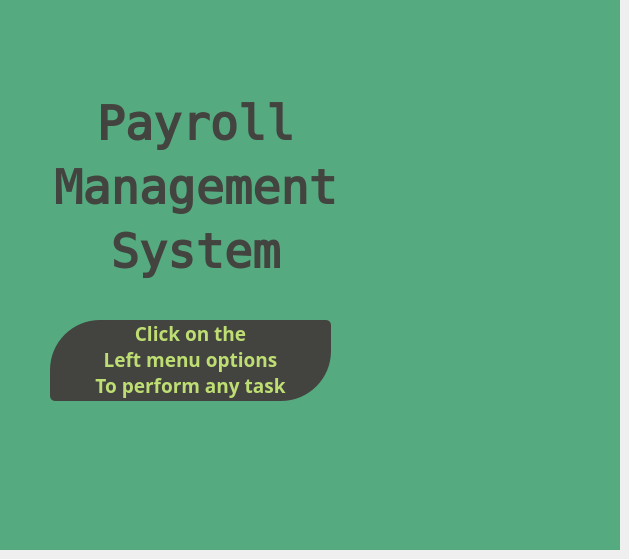
     <widget class="QWidget" name="frontPage_widget">
      <widget class="QFrame" name="frontPage_frame">
       <property name="geometry">
        <rect>
         <x>0</x>
         <y>0</y>
         <width>620</width>
         <height>550</height>
        </rect>
       </property>
       <property name="styleSheet">
        <string notr="true">background-color: rgb(85, 170, 127);</string>
       </property>
       <property name="frameShape">
        <enum>QFrame::StyledPanel</enum>
       </property>
       <property name="frameShadow">
        <enum>QFrame::Raised</enum>
       </property>
       <widget class="QLabel" name="frontPage_label">
        <property name="geometry">
         <rect>
          <x>0</x>
          <y>0</y>
          <width>620</width>
          <height>550</height>
         </rect>
        </property>
        <property name="styleSheet">
         <string notr="true"/>
        </property>
        <property name="text">
         <string/>
        </property>
        <property name="pixmap">
         <pixmap resource="main_res.qrc">:/images/frontPage_img.jpg</pixmap>
        </property>
        <property name="scaledContents">
         <bool>true</bool>
        </property>
       </widget>
       <widget class="QLabel" name="frontPagePayroll_label">
        <property name="geometry">
         <rect>
          <x>20</x>
          <y>60</y>
          <width>351</width>
          <height>251</height>
         </rect>
        </property>
        <property name="font">
         <font>
          <family>Maiandra GD</family>
          <pointsize>35</pointsize>
          <weight>75</weight>
          <italic>false</italic>
          <bold>true</bold>
          <underline>false</underline>
          <strikeout>false</strikeout>
         </font>
        </property>
        <property name="styleSheet">
         <string notr="true">/*
color: rgb(98, 111, 255);
background-color: rgb(245, 230, 254);
border: 3px solid rgb(60, 60, 58);
border-top-left-radius: 5px;
border-top-right-radius: 5px;
border-bottom: none;
*/

color: rgb(67, 67, 63);
background-color: none;</string>
        </property>
        <property name="text">
         <string>𝙿𝚊𝚢𝚛𝚘𝚕𝚕
𝙼𝚊𝚗𝚊𝚐𝚎𝚖𝚎𝚗𝚝
𝚂𝚢𝚜𝚝𝚎𝚖</string>
        </property>
        <property name="alignment">
         <set>Qt::AlignCenter</set>
        </property>
       </widget>
       <widget class="QLabel" name="frontPagePayroll_label_2">
        <property name="geometry">
         <rect>
          <x>50</x>
          <y>320</y>
          <width>281</width>
          <height>81</height>
         </rect>
        </property>
        <property name="font">
         <font>
          <family>Maiandra GD</family>
          <pointsize>14</pointsize>
          <weight>75</weight>
          <italic>false</italic>
          <bold>true</bold>
          <underline>false</underline>
          <strikeout>false</strikeout>
         </font>
        </property>
        <property name="styleSheet">
         <string notr="true">color: rgb(190, 222, 115);
background-color: rgb(67, 67, 63);
padding-bottom: 3px;
border-radius: 5px;
border-top-left-radius: 50px;
border-bottom-right-radius: 50px;</string>
        </property>
        <property name="text">
         <string>Click on the
Left menu options
To perform any task</string>
        </property>
        <property name="alignment">
         <set>Qt::AlignCenter</set>
        </property>
       </widget>
      </widget>
     </widget>
